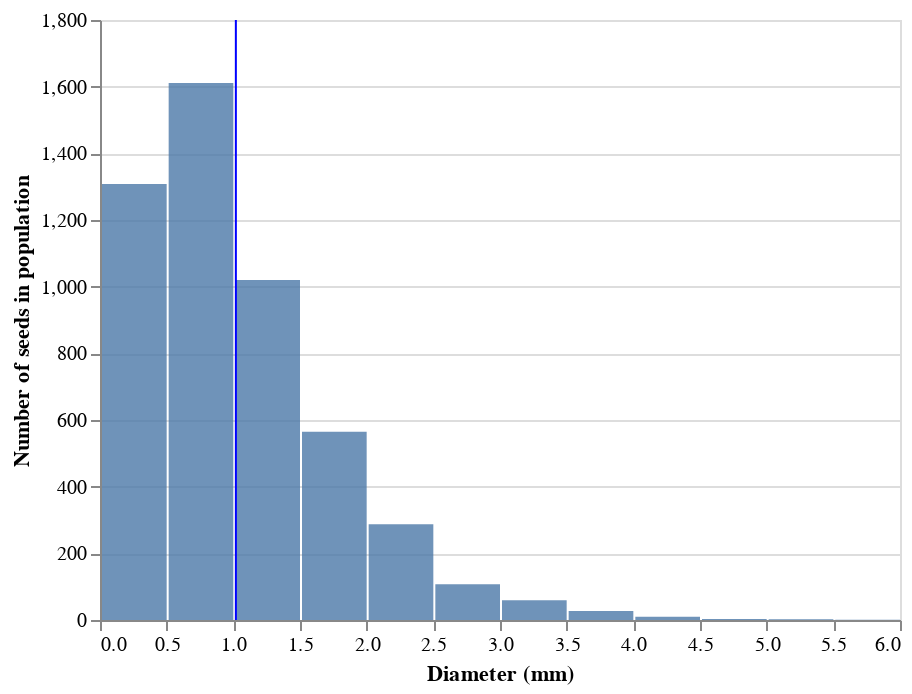

Here is the notebook cell this chart was saved with:
### Markdown cell above
The cell below produces a histogram of the population values -- the distribution of diameter measurements among the hypothetical population -- with a vertical line indicating the population mean.

### Code cell
# base layer
base_pop = alt.Chart(population).properties(width = 400, height = 300)

# histogram of diameter measurements
hist_pop = base_pop.mark_bar(opacity = 0.8).encode(
    x = alt.X('diameter', 
              bin = alt.Bin(maxbins = 20), 
              title = 'Diameter (mm)', 
              scale = alt.Scale(domain = (0, 6))),
    y = alt.Y('count()', title = 'Number of seeds in population')
)

# vertical line for population mean
mean_pop = base_pop.mark_rule(color='blue').encode(
    x = 'mean(diameter)'
)

# display
hist_pop + mean_pop

### Figure 1 — Vega-Lite specification as saved in the notebook (floating-point values rounded to 4 significant figures; data arrays with more than 128 entries replaced by an {"elided": "..."} marker saying what was removed)
{"config": {"view": {"continuousWidth": 400, "continuousHeight": 300}}, "layer": [{"mark": {"type": "bar", "opacity": 0.8}, "encoding": {"x": {"type": "quantitative", "bin": {"maxbins": 20}, "field": "diameter", "scale": {"domain": [0, 6]}, "title": "Diameter (mm)"}, "y": {"type": "quantitative", "aggregate": "count", "title": "Number of seeds in population"}}, "height": 300, "width": 400}, {"mark": {"type": "rule", "color": "blue"}, "encoding": {"x": {"type": "quantitative", "aggregate": "mean", "field": "diameter"}}, "height": 300, "width": 400}], "data": {"name": "data-a380aeb89abe40f2b96feb01db994829"}, "$schema": "https://vega.github.io/schema/vega-lite/v4.8.1.json", "datasets": {"data-a380aeb89abe40f2b96feb01db994829": {"elided": "5000 records"}}}
